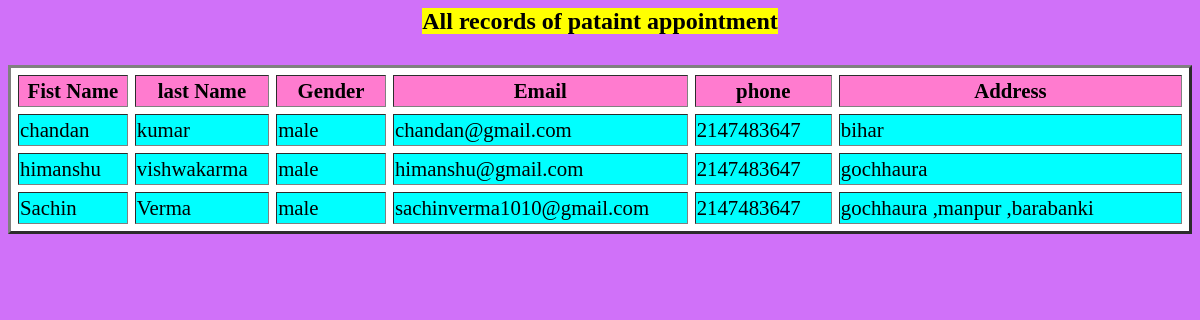
Page /display.php (signed in) on the committed database.
### tables this page shows
CREATE TABLE `form` (
  `firstName` text NOT NULL,
  `lastName` text NOT NULL,
  `gender` text NOT NULL,
  `email` varchar(50) NOT NULL,
  `phone` int(10) NOT NULL,
  `Address` text NOT NULL
);

### display.php (the view, shortened to what this page needs)
<html>
<head>
 </head>
<?php
include("db_conect.php");
$query= "SELECT * FROM form";
$data = mysqli_query($conn, $query);
$total = mysqli_num_rows($data);
if ($total != 0)
{
    ?>
    <h2 align="center"><mark>All records of pataint appointment<mark><h2>
    <center>
    <table border=3 cellspacing="7" width="100%">
        <tr>
        <th width="8%">Fist Name</<th>
        <th width="8%">last Name</<th>
        <th width="8%">Gender</<th>
        <th width="15%">Email</<th>
        <th width="10%">phone</<th>
        <th width="25%">Address</<th>
        </tr>
    <?php
    while ($result= mysqli_fetch_assoc($data))
    {
    echo"
    <tr>
       <td>"."$result[firstName]"."</<td>
       <td>"."$result[lastName]"."</<td>
       <td>"."$result[gender]"."</<td>
       <td>"."$result[email]"."</<td>
       <td>"."$result[phone]"."</<td>
       <td>"."$result[Address]"."</<td>
    </tr>
    ";
    }
}
else
{
    echo" no record ";
}
?>
     </table>

### display.php (style rules this page uses)
table { background: white; }
td,a { background:aqua; }
tr { height:2rem; font-size:1.3rem; }
th { background:#ff0ca78a; }
h2>mark { border:3xp solid black ; }

### rows in the picture
form: firstName "chandan", lastName "kumar", gender "male", email "chandan@gmail.com", phone "2147483647", Address "bihar"
form: firstName "himanshu", lastName "vishwakarma", gender "male", email "himanshu@gmail.com", phone "2147483647", Address "gochhaura"
form: firstName "Sachin", lastName "Verma", gender "male", email "sachinverma1010@gmail.com", phone "2147483647", Address "gochhaura ,manpur ,barabanki"
